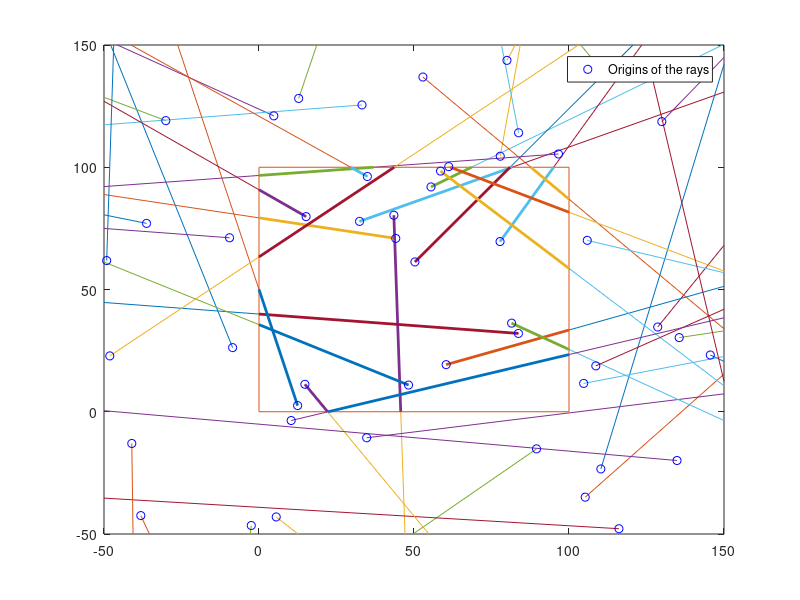

Here is the MATLAB script that generated this plot:
function checkClipRay(varargin)
%CHECKCLIPRAY One-line description here, please.
%   output = checkClipRay(input)
%
%   Example
%   checkClipRay
%
%   See also
%

% ------
% Author: David Legland
% e-mail: david.legland@grignon.inra.fr
% Created: 2010-05-13,    using Matlab 7.9.0.529 (R2009b)
% Copyright 2010 INRA - Cepia Software Platform.

% generate 2D rays in -50->150 in each direction
N = 50;
origins = rand(N, 2)*200 - 50;
theta = rand(N, 1)*2*pi;
directions = [cos(theta) sin(theta)];
rays = [origins directions];

% create new figure
figure('color','w'); clf;
axis([-50 150 -50 150]);
box on; hold on;

% draw all rays
drawRay(rays);

% clip rays
bbox = [0 100 0 100];
clipped = clipRay(rays, bbox);

% draw clipped edges
drawBox(bbox);
drawEdge(clipped, 'linewidth', 2);
oH = drawPoint(origins, 'bo');
legend(oH, 'Origins of the rays')
